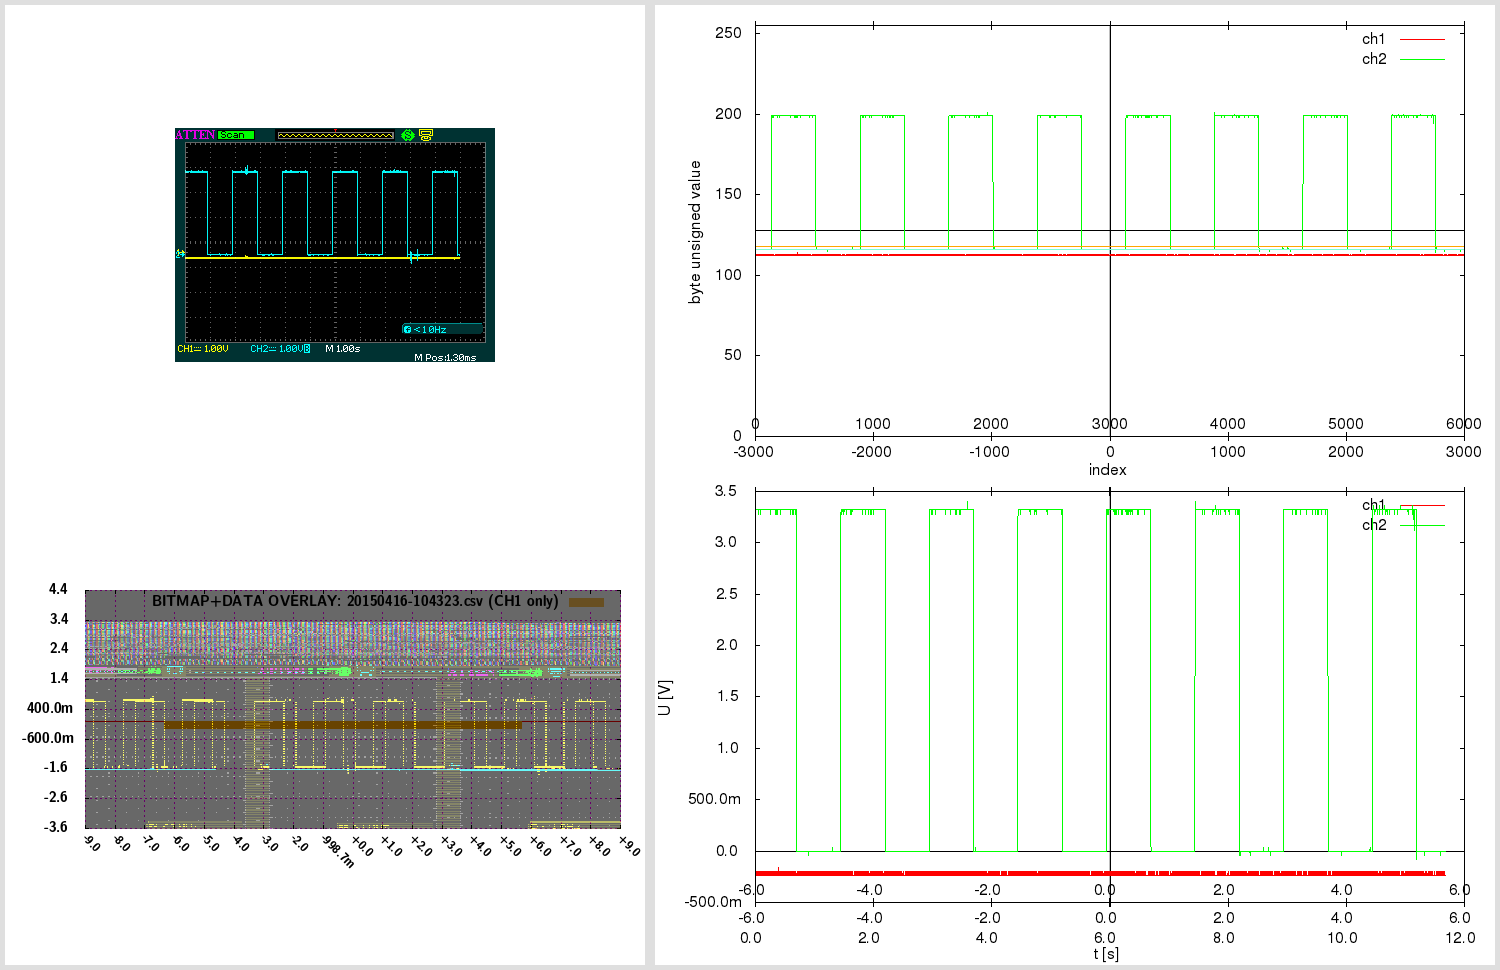

Write gnuplot code to recreate this figure.

# 20150416-104323.gnuplot [generated by /home/warreee/attenload/adsparse-wave.pl]
# single gnuplot file, with two potentially independent scripts
# generates three plots: one based on integer, other based on real (SI) values
# and one bitmap overlay - and then montages them using ImageMagick

# attengrab .csv can just be centered (over t)
# -> the x=0 (t=0) will correspond to scope center
# (but .DAV/.CSV will also need extra sample alignment)

# in Linux, to see available fonts, do:
# fc-list --verbose | grep 'fullname:' | less
# the two fonts used here:
# LMSansDemiCond10-Regular or "Latin Modern Sans Demi Cond"; and Helvetica
# Helvetica doesn't even get reported on my system:
# $ fc-list --verbose | grep 'fullname:' | grep -i 'Helvetica\|Demi Cond'
#	fullname: "LM Sans Demi Cond 10 Regular"(s) "LMSansDemiCond10-Regular"(s)


print "Gnuplotting..."

## "master settings" (shared between both parts of script)

# line color - specified by linestyles
set style line 1 linetype 1 linecolor rgb "red"
set style line 2 linetype 1 linecolor rgb "green"
set style line 3 linetype 1 linecolor rgb "orange"
set style line 4 linetype 1 linecolor rgb "aquamarine"
set style line 5 linetype -1 linecolor rgb "black"
set style line 6 linetype -1 linecolor rgb "gray"
set style line 7 linetype 1 linecolor rgb "blue"


# VARIABLES ########### ########### ###########

fnbase="20150416-104323"
fn_bmp = fnbase . ".bmp"
fn_pngr = fnbase . "_r.png"
fn_pngi = fnbase . "_i.png"
fn_pngov = fnbase . "_ov.png"
fn_pngt = fnbase . "_tmp.png"
fn_pngo = fnbase . ".png"

# scope screen(shot) properties
tdiv = 1          # T/DIV (50e-9)
toffs = 0.00129999995231628        # time offset (scope) (200e-9)
vdiv1 = 1        # V/DIV CH1 (500e-3)
vdiv2 = 1         # V/DIV CH2 (50e-3)
voffs1 = -0.4         # volt offset CH1 (-1.5)
voffs2 = -0.48       # volt offset CH2 (100e-3)
sampintp  = 0.0020000001563    # (500e-12)
sampintf  = 1/sampintp
sratacqf  = 2500      # (250e6)
sratacqp  = 1/sratacqf
#osf = 1.00    # oversample factor (multiplies .CSV and .DAV time domain) # unused here
adsFactor = 1.28

# (edges of current capture and divisions)
scope_hdiv=18
scope_vdiv=8
# enforce floating point (see below)
scope_trange = scope_hdiv*tdiv*1.0    # (900e-9)
scope_left=toffs-(scope_trange/2)     # (-250e-9)
scope_right=toffs+(scope_trange/2)    # (650e-9)
scope_bottom=-voffs1-(scope_vdiv*vdiv1/2) # -500e-3
scope_top=-voffs1+(scope_vdiv*vdiv1/2)    # 3.5

totalch1Vspan=scope_vdiv*vdiv1
totalch2Vspan=scope_vdiv*vdiv2
ch1Vcoeff = adsFactor*totalch1Vspan/(2**8)
ch2Vcoeff = adsFactor*totalch2Vspan/(2**8)

voffs1int = voffs1/ch1Vcoeff  # -10
voffs2int = voffs2/ch2Vcoeff  # -12

acsv_fn = fnbase . '.csv' # '20130020-013902.csv' # from attenload tmp_wav
acsz=6000         # tmp_wav/.csv size (900)
fts=0.0020000001563         # final timestep (sampling period)
# here scope_trange could be 18*1, with acsz 16000;
# if as integer, 18/16000 would be 0 - enforce floating point
# above enforcing scope_trange to float doesn't work,
# must again here:
tdivp = 1.0*scope_trange/acsz   # sampling rate, based on scope range and numsamples in tmp (1ns)
tdivf = 1/tdivp             # freq based on that sampling rate

# just in case - not needed usually:
triglevel=440e-3
trigholdoff=100e-9

toffsamp = toffs/fts		# 0
# time finetune offset - int (samples) (depends on range)
tfoi = -164


#### extract bitmap from .png, if .bmp not present
# was -crop 480x234+10+10; now -crop 480x234+95+128

cmdstr = 'if (! test -f "'.fn_bmp.'") ; then \
  echo -n "'.fn_bmp.' not found .. " ; \
  if [ -f "'.fn_pngo.'" ] ; then \
    echo -n "'.fn_pngo.' found - extracting" ; \
    convert -crop 480x234+95+128 "'.fn_pngo.'" "'.fn_bmp.'" ; \
  else \
    echo -n "'.fn_pngo.' not found - cannot extract" ; \
  fi ; \
else \
  echo -n "'.fn_bmp.' found - using that" ; \
fi; echo'

#print cmdstr
# note - since cmdstr above uses double quotes,
# must use single quotes for bash here!:
print system("bash -c '". cmdstr ."' 2>&1")


##################################
###### plot directly with unsigned byte data

set terminal png size 840,480
set termoption enhanced
set termoption font "Helvetica, 12"

set output fn_pngi
set datafile separator ","

# set axis label
set xlabel "index" offset 0.0,0.8
set ylabel "byte unsigned value" offset 1.0,0.0


# horizontal line as functions
zeroline(x)=128
ch1offs(x)=128+voffs1int # (-10)
ch2offs(x)=128+voffs2int # (-12)

# vertical line - headless arrow
# "y" scope axis in middle:
ymI = acsz/2
set arrow from ymI,0 to ymI,255 nohead ls 5
# time offset:
toI = ymI - toffs/fts
set arrow from toI,0 to toI,255 nohead ls 6


# must use multiplot here, to have two x-axes
# and thus, must set lmargin, so both graphs match

set size 1.0,0.9      # 0.1/2 = 0.05
set bmargin 0
set lmargin 10
set yrange [0:255] # 8-bit


set multiplot

set origin 0,0.1
set xrange [0:acsz]
set xtics in
set xtics offset 0,graph 0.08
plot \
  zeroline(x) with lines notitle ls 5,\
  acsv_fn using 1:2 with lines title "ch1" ls 1, \
  "" using 1:3 with lines title "ch2" ls 2, \
  ch1offs(x) with lines notitle ls 3, \
  ch2offs(x) with lines notitle ls 4

unset arrow # if big offset, line from prev. can 'leak' in next at diff place, so reset

set origin 0,0.1
set xtics out
set xtics offset 0,graph 0.02
set xrange [-acsz/2:acsz/2-1]
#set xtics nomirror 500
set noytics
set noylabel
unset xlabel # set xlabel ""
set border 1
plot 0 notitle

set nomultiplot


### reset previous settings
#unset border # no work for default
set border    # Draw default borders:
set ytics
unset yrange


##################################
###### plot with converted real SI units

# reset # resets set style line!

set terminal png size 840,480
set termoption enhanced
set termoption font "Helvetica, 12"

set output fn_pngr
set datafile separator ","

# set axis label
set xlabel "t [s]" offset 0.0,0.1
set ylabel "U [V]" offset 1.0,0.0

# axis tics format
set format y "%.1s%c"
set format x "%.1s%c"


# horizontal line as functions
zerolineR(x)=0
# don't show real offsets; they could be way off depending on V/DIV
#ch1offsR(x)=0+(-0.4)
#ch2offsR(x)=0+(-0.48)

# "y" scope axis in middle (the +1 added to ymI so it snaps at 0):
ymR=(ymI+1)*fts
set arrow from ymR,graph 0 to ymR,graph 1 nohead ls 5
# time offset:
toR=toI*fts
set arrow from toR,graph 0 to toR,graph 1 nohead ls 6
# indicate scope range here too
set arrow from scope_left+toR,graph 0 to scope_left+toR,graph 1 nohead ls 7
set arrow from scope_right+toR,graph 0 to scope_right+toR,graph 1 nohead ls 7


# must use multiplot here, to have two x-axes
# and thus, must set lmargin, so both graphs match

set size 1.0,0.9      # 0.1/2 = 0.05
set bmargin 0
set lmargin 10
set yrange [] writeback # since we don't set explicity, must save autorange
set autoscale y

set multiplot

set origin 0,0.13
set xrange [0:acsz*fts]
set xtics out
set xtics offset 0,graph -0.03
plot \
  zerolineR(x) with lines notitle ls 5,\
  acsv_fn using ($4+tfoi*fts):5 with lines title "ch1" ls 1, \
  "" using ($4+tfoi*fts):6 with lines title "ch2" ls 2

set yrange restore # this saves the found yrange after `plot`
unset arrow # if big offset, line from prev. can 'leak' in next at diff place, so reset

set origin 0,0.13
set xtics out
set xtics offset 0,graph 0.02
set xrange [(-acsz/2)*fts:(acsz/2-1)*fts]
set noytics
set noylabel
unset xlabel # set xlabel ""
set border 1
plot GPVAL_Y_MIN notitle

set origin 0,0.13
set xtics in
set xtics offset 0,graph 0.08
# wrong to put xrange [scope_left:scope_right] here;
# as [scope_left:scope_right] could be a snippet,
# and this graph shows entire capture!
# simply move the previous scale for toffset
toRR=(acsz/2.)*fts-toR
set xrange [(-acsz/2)*fts+toRR:(acsz/2-1)*fts+toRR]
set noytics
set noylabel
unset xlabel # set xlabel ""
set border 1
plot GPVAL_Y_MIN notitle

set nomultiplot


##################################
###### plot with bitmap and data overlay

# here 840,480 remains as output png size,
# even if not set explicitly; also, make
# the height smaller - so can have gravity North in montage

set terminal png truecolor size 640,305 # size 840,480
set termoption enhanced
myfont="LMSansDemiCond10-Regular"   # LMSansDemiCond10-Regular or "Latin Modern Sans Demi Cond"
# cannot do concatenation direct in termoption line, so in separate string
myfontb="".myfont.", 12"
set termoption font myfontb

set output fn_pngov
set datafile separator ","


set autoscale
unset xtics
unset ytics
unset border
unset arrow # delete all arrows
unset object # (hopefully) delete objects?

set xrange [scope_left:scope_right]
xticstep=(scope_right-scope_left)/scope_hdiv
set xtics in scope_left,xticstep,scope_right scale 1
set yrange [scope_bottom:scope_top]
yticstep=(scope_top-scope_bottom)/scope_vdiv
set ytics in scope_bottom,yticstep,scope_top scale 1
set grid xtics ytics back linecolor rgb "magenta"
# right is only gnuplot 4.6 - without it ok w/ 4.4
#set xtics rotate by -45 offset 2.5,-1.50 right format "%+.1s%c" font myfont.',10'
set xtics rotate by -45 offset 0.0,0.0 format "%+.1s%c" font myfont.',10'
set key noenhanced

# dimensions of scope screenshot bitmap
bmp_w=480
bmp_h=234

# alpha bmp transparency [0:255]
bmp_alpha = 150
# boxes fillstyle transparent solid 0.10
box_transp = (1.-(acsz/16384.))*0.9 + 0.10

# plot string for data in transparent bitmap:
plot1au = "(($0-acsz/2.+tfoi)*fts+toffs):($5)"

# bmp_w=480 bmp_h=234 ; inside 451x201+15+14
# on plot: scope_left:scope_right and scope_bottom:scope_top!
# (so toffset is built in!)

bdx = scope_trange/(451.0-1)  # [s/pixel] /451: 1.99557e-09 vs 2.000e-9 manually
bdy = totalch1Vspan/(201.0-1) # [V/pixel] /201: 0.0199005 vs 0.02005 manually
bofx = -((scope_trange/2.0)-toffs+(15.0+0)*bdx) #-15.0*bdx # -2.8e-7
bofy = -((totalch1Vspan/2.0)+voffs1+(14.0+5)*bdy) #-14.0*bdy # -0.88

# seems `boxes fillstyle transparent solid 0.40` makes some seethroughs
# or something with bmp alpha overlay; but even without, all the same?
# because the red + blue (somehow inverted) creates a gray.. better green or orange

_plot_str = "zerolineR(x) with lines notitle ls 1,\
acsv_fn \
  using ".plot1au." with boxes fillstyle transparent solid box_transp noborder linestyle 3\
  title 'BITMAP+DATA OVERLAY: '.acsv_fn.' (CH1 only)',\
fn_bmp \
  binary array=(bmp_w,bmp_h) skip=54 format='%uchar' \
  dx=bdx dy=bdy origin=(bofx,bofy) \
  using 1:2:3:(bmp_alpha) \
  with rgbalpha t ''"

# seems actual plot in screenshot bitmap (480 × 234)
#  is at: 451x201+15+14; aspect ratio 201/451 = 0.445676
set size ratio 0.445676

eval("plot " . _plot_str)




##################################
###### montage commands

# used to be in attengrab; now here
# call ImageMagick montage via system
# and montage in `gnuplot` (easier to separate)

print "Montaging images..."
# this works in ImageMagick 6.6.2-6, but not in 6.5.7-8
#      '.fn_pngov.' -gravity Center -extent x480  \#
# must spec -extent 640x480 for 6.5

cmdstr = 'montage \
  <(montage \
    <(convert \
      '.fn_bmp.' -gravity Center -crop 640x480-10+0! -flatten  \
      bmp:-) \
    <(convert \
      '.fn_pngov.' -gravity Center -extent 640x480  \
      bmp:-) \
  -tile 1x -geometry +0+0  \
  bmp:-) \
  <(montage \
    '.fn_pngi.' \
    '.fn_pngr.' \
  -tile 1x -geometry +0+0  \
  bmp:-) \
-geometry +0+0 -border 5 \
'.fn_pngo

print cmdstr
print system('bash -c "'. cmdstr .'" 2>&1')

print "Deleting temp files ..."

delcmd = "rm"

# leave the bitmap for now
# actually, let attengrab handle it - since
# it may need to be re-taken!
# #cmdstr = delcmd ." ". fn_bmp
# #print cmdstr . "  " . system(cmdstr . " 2>&1")

cmdstr = delcmd ." ". fn_pngr
print cmdstr . "  " . system(cmdstr . " 2>&1")

cmdstr = delcmd ." ". fn_pngi
print cmdstr . "  " . system(cmdstr . " 2>&1")

cmdstr = delcmd ." ". fn_pngov
print cmdstr . "  " . system(cmdstr . " 2>&1")




# note:
# set terminal png size 840,480 # size defaults to 640x480 px
# set terminal pdf size 10,3 # size defaults to 5x3 in
# enhanced text: set termoption enhanced

# vertical line - headless arrow
# need ymin and ymax; gnuplot gives them only after plot -
# - and even then they do not correspond to end ticks
# - and even then, cannot get the arrow to show, after the second `plot`
# .. nor can I edit it anyhow; it must run before the first `plot`
# so instead of that, position y coordinates relative to graph (0 to 1)
#set arrow 1 from graph 0.5,0 to graph 0.5,1 nohead ls 5

# in multiplot, yrange should be after the size command
# note: xrange could be 2250 or 450
# so leave it to autoscale here? will be accurate since it's integer index...
# now set explicitly by script # below in multiplot

# axis tics format
# for engineering notation - 'help format specifiers':
# "A 'scientific' power is one such that the exponent is a multiple of three."

# print "Montaging images..."

# "The 'tile' size is then set to the largest dimentions
# of all the resized images, and the size actually specified."
# "by removing the 'size' component, non of the images will
# be resized, and the 'tile' size will be set to the largest
# dimensions of all the images given"
# not so simple: http://unix.stackexchange.com/questions/4046/
# can be done in one command with bash subprocess pipes (bash only)
# was: .fn_bmp.' -gravity NorthWest ; fn_pngov.' -gravity North
# can pad with -gravity Center -extent 640x480;
# but also with crop! -flatten - there have offset too!
# -geometry +2+2 can also mess up the last -border 5 !

# bmp scale worked for:
# bmp_w=480 bmp_h=234 ; inside 451x201+15+14
# tdiv = 5e-08,  toffs = 2e-07,  vdiv1 = 0.5,   voffs1 = -1.5,
# dx=2.000e-9 dy=0.02005 origin=(-2.8e-7,-0.88) for
# tspan = 18*tdiv = 18*5e-08 = 9e-07s
# vspan1 = 8*vdiv1 = 8*0.5 = 4V
# tspan/451 = 9e-07/451 = 1.99557e-09 s/pixel
# vspan1/201 = 4/201 = 0.0199005 V/pixel
# bdx=tspan/(451-1) = '9e-07/(451-1)' = 2e-09
# bdy=vspan1/(201-1) = '4/(201-1)' = 0.02
# 15*bdx = 15*2e-9 = 3e-08
# 14*bdy = 14*0.02 = 0.28
# 15*1.99557e-09 = 2.99335e-08
# 14*0.0199005 = 0.278607
